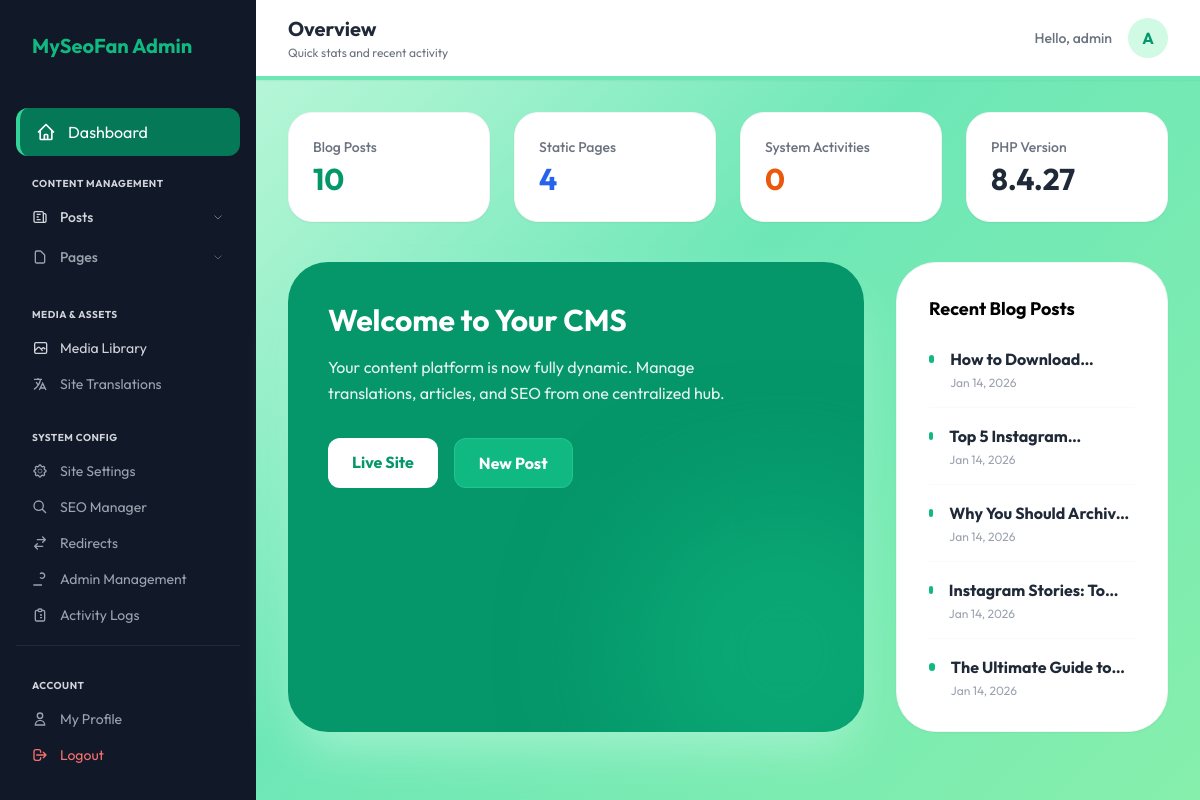
Page /admin/dashboard.php (signed in) on the earlier database version.
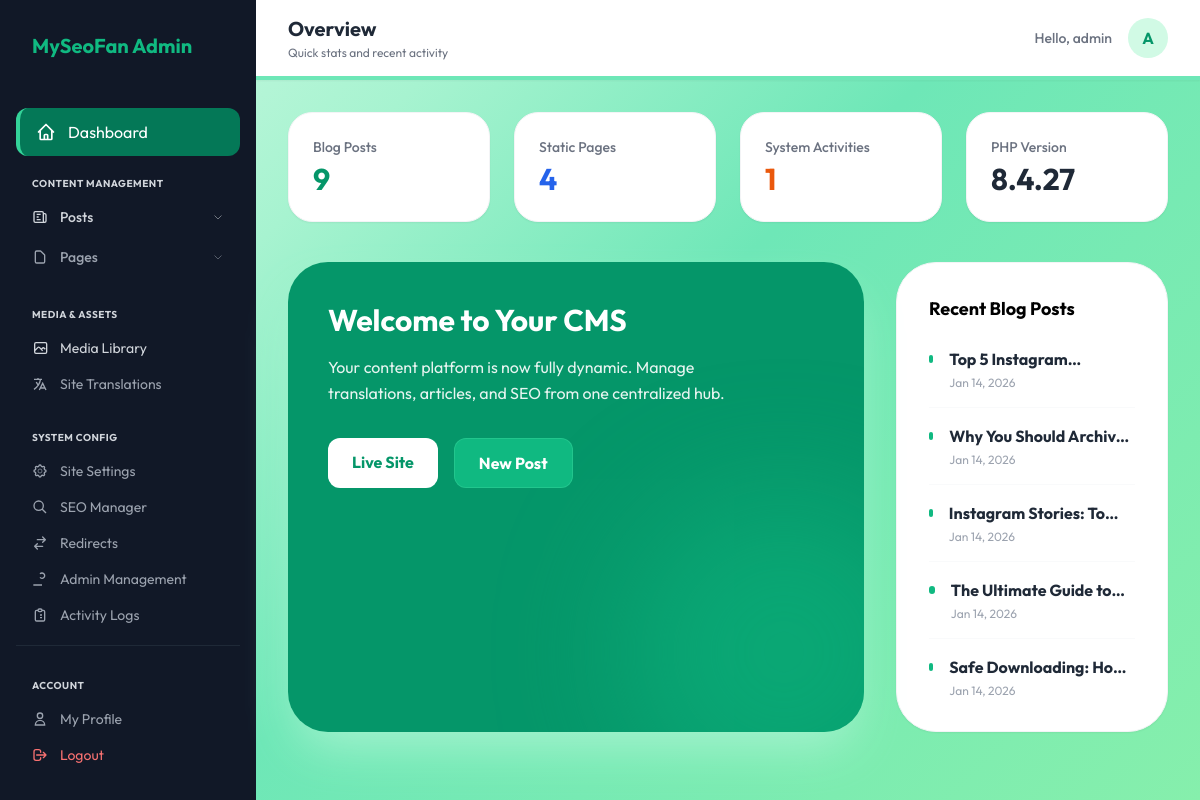
Same page on the later database version.
### tables this page shows
CREATE TABLE blog_posts (id INTEGER PRIMARY KEY AUTOINCREMENT, title TEXT, slug TEXT UNIQUE, content TEXT, thumbnail TEXT, lang_code TEXT DEFAULT 'en', meta_title TEXT, meta_description TEXT, created_at DATETIME DEFAULT CURRENT_TIMESTAMP, category TEXT DEFAULT 'General', translation_group TEXT, status TEXT DEFAULT 'published', tags TEXT DEFAULT '', excerpt TEXT, author_id INTEGER);

### admin/dashboard.php (the view, shortened to what the changed rows need)
<?php
require_once '../includes/db.php';
$postCount = $pdo->query("SELECT COUNT(*) FROM blog_posts WHERE lang_code = 'en'")->fetchColumn();
$logCount = $pdo->query("SELECT COUNT(*) FROM activity_logs")->fetchColumn();
$recentPosts = $pdo->query("SELECT title, created_at FROM blog_posts WHERE lang_code = 'en' ORDER BY created_at DESC LIMIT 5")->fetchAll();
?>
<!DOCTYPE html>
<html lang="en">
<head>
    <script src="https://cdn.tailwindcss.com"></script>
</head>
<body class="flex">
    <?php include 'includes/sidebar.php'; ?>
    <main class="flex-1 min-h-screen">
        <div class="p-8">
            <div class="grid grid-cols-1 md:grid-cols-4 gap-6 mb-10">
                <div class="bg-white p-6 rounded-3xl shadow-sm border border-gray-100">
                    <p class="text-sm text-gray-500 font-medium mb-1">Blog Posts</p>
                    <h4 class="text-3xl font-bold text-emerald-600"><?php echo $postCount; ?></h4>
                </div>
                <div class="bg-white p-6 rounded-3xl shadow-sm border border-gray-100">
                    <p class="text-sm text-gray-500 font-medium mb-1">System Activities</p>
                    <h4 class="text-3xl font-bold text-orange-600"><?php echo $logCount; ?></h4>
                </div>
            </div>
            <div class="grid md:grid-cols-3 gap-8 mb-10">
                <div
                    class="md:col-span-2 bg-emerald-600 rounded-[2.5rem] p-10 text-white relative overflow-hidden shadow-2xl shadow-emerald-200">
                    <div class="relative z-10">
                        <h2 class="text-3xl font-bold mb-4">Welcome to Your CMS</h2>
                    </div>
                </div>
                <div class="bg-white p-8 rounded-[2.5rem] shadow-sm border border-gray-100">
                    <div class="space-y-4">
                        <?php foreach ($recentPosts as $p): ?>
                            <div class="flex items-start gap-4 pb-4 border-b border-gray-50 last:border-0 last:pb-0">
                                <div class="w-2 h-2 mt-2 bg-emerald-500 rounded-full"></div>
                                <div>
                                    <p class="font-bold text-gray-800 line-clamp-1">
                                        <?php echo htmlspecialchars($p['title']); ?>
                                    </p>
                                    <p class="text-xs text-gray-400 mt-1">
                                        <?php echo date('M d, Y', strtotime($p['created_at'])); ?>
                                    </p>
                                </div>
                            </div>
                        <?php endforeach; ?>
                    </div>
                </div>
            </div>
        </div>
    </main>
</body>
</html>

Differences in the rows shown:
removed blog_posts: title "How to…", created_at "Jan 14, 2026"
now on this page (row unchanged): blog_posts: title "Safe Downloading:…", created_at "Jan 14, 2026"
Other differences:
$postCount: "10" → "9"
$logCount: "0" → "1"
